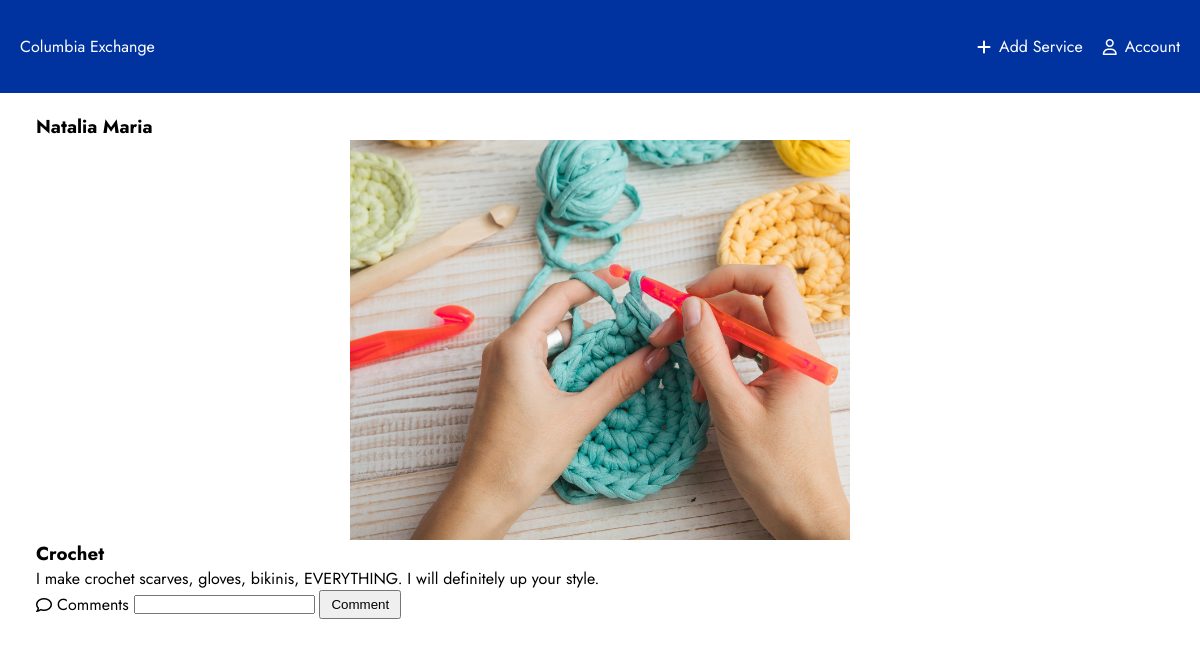
The page /view_service?id=5 (signed in) on the database its author committed.
### server.py (models this page shows)
class User(db.Model):
    id = db.Column(db.Integer, primary_key=True)
    username = db.Column(db.String(20), nullable=False, unique=True)
    email = db.Column(db.String(50), nullable=False, unique=True)
    passwordhash = db.Column(db.String(80), nullable=False, unique=True)
    services = db.relationship('Service', backref='creator', lazy=True)
    user_comments = db.relationship('Comment', backref='commentor', lazy=True)

class Service(db.Model):
    id = db.Column(db.Integer, primary_key=True)
    title = db.Column(db.String(50), unique=True, nullable=False)
    description = db.Column(db.String(500), nullable=False)
    image_file = db.Column(db.String(50), nullable=False, default='/static/images/image_placeholder.png')
    creator_id = db.Column(db.Integer, db.ForeignKey('user.id'), nullable=False)
    service_comments = db.relationship('Comment', backref='service', lazy=True)

### server.py (the view)
@app.route('/view_service', methods=['GET', 'POST'])
@login_required
def view_service():
    if request.method == "POST":
        id = request.args.get("id")
        if not id:
            return apology("No link to service")
        service = Service.query.filter_by(id=int(id)).first()
        if not service:
            return apology("Not such service")
        new_comment = Comment(text=request.form.get("comment"), service_id=int(id), commentor_id=session["user_id"])
        db.session.add(new_comment)
        db.session.commit()
        comments = service.service_comments
        if not request.form.get("comment"):
            return apology("No comments entrered")
        return render_template('service.html', service = service, comments = comments)
    else:
        id = request.args.get("id")
        if not id:
            return apology("No link to service")
        service = Service.query.filter_by(id=int(id)).first()
        if not service:
            return apology("Not such service")
        comments = service.service_comments
        return render_template('service.html', service = service, comments = comments)

### helpers.py (called while the page is built)
def login_required(f):
    @wraps(f)
    def decorated_function(*args, **kwargs):
        if session.get("user_id") is None:
            return redirect("/login")
        return f(*args, **kwargs)
    return decorated_function

### templates/service.html (shortened to what this page needs)
{% extends "layout.html" %}
{% block content %}
<section id="home">
    <h3>{{ service.creator.username }}</h3>
    <div class="card-img">
        <img class="cropped2" src="{{ service.image_file }}">
    </div>
    <h3>{{ service.title }}</h3>
    <p>{{ service.description }}</p>
    <div class="card-footer">
        <i class="fa-regular fa-comment"></i>
        <p>Comments</p>
        <form method="post" id="comment">
            <input type="text" id="comment" name="comment" placeholder="">
            <button type="submit" id="submit-comment">Comment</button>
        </form>
    </div>
</section>
{% endblock %}

### static/main.css (style rules this page uses)
* { margin: 0; padding: 0; }
:root { --primary-color: #0033A0; --white-color: #FFFFFF; --grey-color: #C4C4C4; }
body { font-family: 'Jost', sans-serif; }
img { width: 100%; height: 100%; }
#search input, button { padding: 5px 10px 5px 10px; }
.card-img { display: flex; justify-content: center; }
.card-footer { display: flex; gap: 5px; align-items: center; cursor: pointer; height: 25%; }
.cropped2 { width: 500px; height: 400px; object-fit: cover; object-position: 20% 10%; }

### rows shown on the page
User: creator.username "Natalia Maria"
Service: image_file (picture), title "Crochet", description "I make crochet scarves, gloves, bikinis, EVERYTHING. I will definitely up your style."
